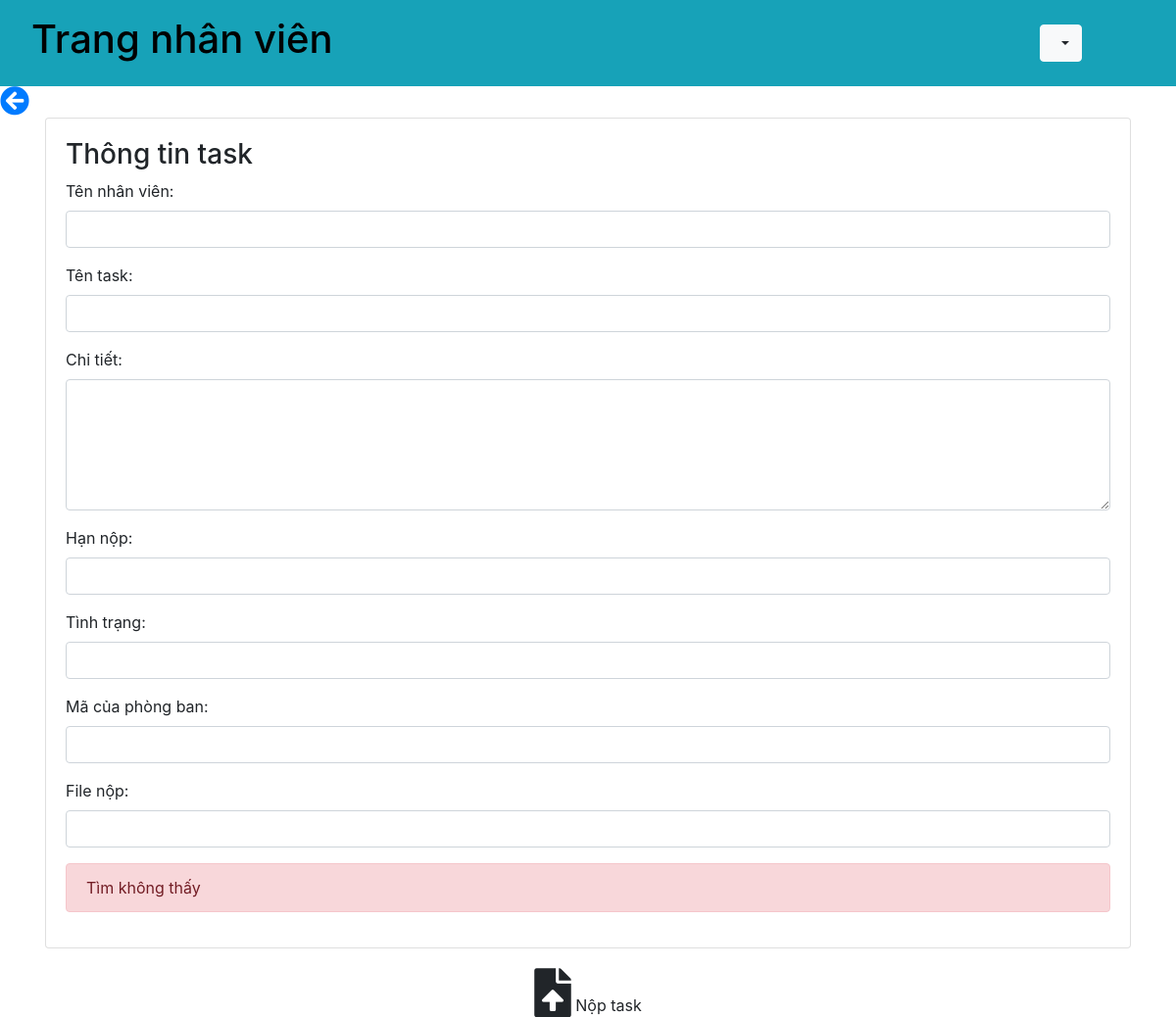
Before: /chiTietTask.php?tenTask=thiết kế giao diện web bán hàng with the older database file.
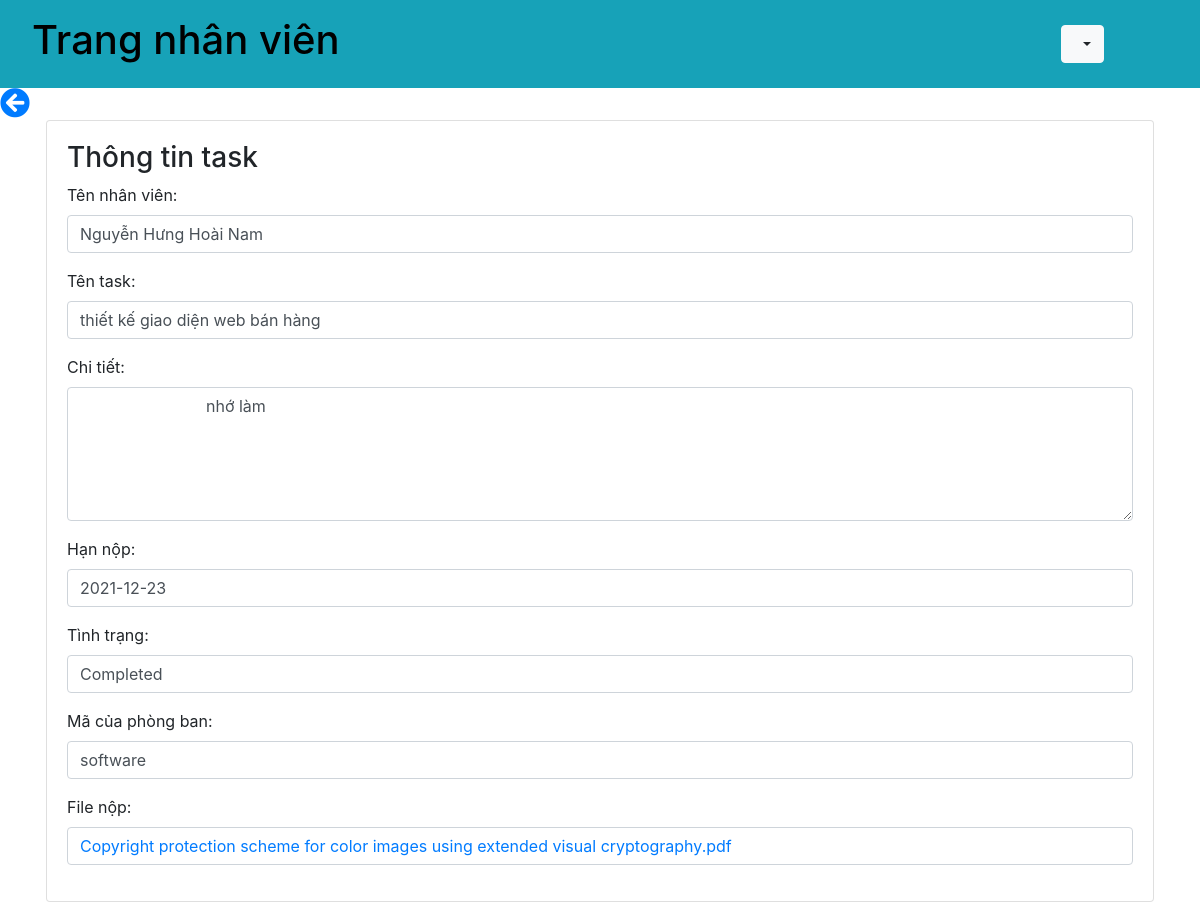
After: the same page with the newer database file.
### tables this page shows
CREATE TABLE `task` (
  `id` int(11) NOT NULL,
  `tenTask` varchar(100) NOT NULL,
  `descTask` varchar(100) NOT NULL,
  `nhanvien` varchar(100) NOT NULL,
  `maPB` varchar(50) NOT NULL,
  `deadline` date NOT NULL,
  `fileTask` varchar(100) NOT NULL,
  `status` varchar(100) NOT NULL,
  `quality` varchar(100) NOT NULL
);

### db.php (called while the page is built, shortened)
<?php
    function open_database(){
        $conn = mysqli_connect(host, username, password, db);
        return $conn;
    }
    function check_truong_phong($name, $maPB){
        $conn = open_database();
        $sql = "select * from nhanvien n, phongban p where n.name = p.truongphong and n.maPB = p.maPB and n.name = ? and n.maPb = ?";
        $stmt = $conn->prepare($sql);
        $stmt->bind_param('ss', $name, $maPB);
        if(!$stmt->execute()){
            return array('code'=>1, 'message'=>'cannot execute command');
        }
        $result = $stmt->get_result();
        if($result->num_rows == 0){
            return false;
        }
        return true;
    }
    function get_task_by_name($nameTask){
        $conn = open_database();
        $sql = "select * from task where tenTask = ?";
        $stmt = $conn->prepare($sql);
        $stmt->bind_param('s', $nameTask);
        if(!$stmt->execute()){
            return array('code'=>1, 'message'=>'cannot execute message');
        }
        $result = $stmt->get_result();
        $data = $result->fetch_assoc();
        if($result->num_rows == 0){
            return array('code' => 2, 'message' => 'Tìm không thấy');
        }
        return array('code' => 0, 'message' =>'', 'data' => $data);
    }
?>

### chiTietTask.php (the view, shortened to what this page needs)
<?php
require_once('db.php');
?>
<!DOCTYPE html>
<html lang="en">
<head>
    <link rel="stylesheet" href="https://maxcdn.bootstrapcdn.com/bootstrap/4.5.2/css/bootstrap.min.css">
    <link rel="stylesheet" href="https://use.fontawesome.com/releases/v5.15.4/css/all.css">
</head>
<body>
<nav class="navbar navbar-expand-sm bg-info justify-content-between">
    <div class="nav-item">
        <a href="index.php" style="text-decoration: none; color: black;"><h1 class="nav-link">Trang nhân viên</h1></a>
    </div>
    <div class="nav-item">
        <div class="dropdown">
            <button type="button" class="btn btn-light dropdown-toggle" data-toggle="dropdown">
            </button>
        </div>
    </div>
</nav>
<?php
$error = "";
$success = "";
$tenTask = $_GET['tenTask'];
$result1 = get_task_by_name($tenTask);
if($result1['code'] == 0){
    $data1 = $result1['data'];
}else{
    $error = $result1['message'];
}
?>
<?php
if(check_truong_phong($data['name'], $data['maPB']) == true){
    ?>
        <a style="text-decoreation: none;" href="api/truongphong.php"><i class="fas fa-arrow-circle-left"></i></a>
    <?php
}else{
    ?>
        <a style="text-decoreation: none;" href="index.php"><i class="fas fa-arrow-circle-left"></i></a>
    <?php
}
?>
<div class="container">
    <div class="d-flex justify-content-center">
        <div class="card">
            <div class="card-body">
                    <h3>Thông tin task</h3>
                    <div class="form-group">
                        <label>Tên nhân viên:</label>
                        <div class="form-control"><?=$data1['nhanvien']?></div>
                    </div>
                    <div class="form-group">
                        <label>Tên task:</label>
                        <div class="form-control"><?=$data1['tenTask']?></div>
                    </div>
                    <div class="form-group">
                        <label>Chi tiết:</label>
                        <textarea class="form-control" rows="5" cols="100">
                            <?=$data1['descTask']?>
                        </textarea>
                    </div>
                    <div class="form-group">
                        <label>Hạn nộp:</label>
                        <div class="form-control"><?=$data1['deadline']?></div>
                    </div>
                    <div class="form-group">
                        <label>Tình trạng:</label>
                        <div class="form-control"><?=$data1['status']?></div>
                    </div>
                    <div class="form-group">
                        <label>Mã của phòng ban:</label>
                        <div class="form-control"><?=$data1['maPB']?></div>
                    </div>
                    <div class="form-group">
                        <label>File nộp:</label>
                        <div class="form-control">
                            <?php
                                echo "<a href='".$data1['fileTask']."'>".str_replace('uploadTask/', '', $data1['fileTask'])."</a>";
                            ?>
                        </div>
                    </div>
                    <p id="errors" style="text-align: center; font-weight: bold; font-size:20px; color: red;">
                        <?php
                        if(!empty($error)){
                            echo "<div class='alert alert-danger'>$error</div>";
                        }else if(!empty($success)){
                            echo "<div class='alert alert-success'>$success</div>";
                        }
                        ?>
                    </p>
            </div>
        </div>
    </div>
</div>
    <?php
        if(check_truong_phong($data['name'], $data['maPB']) == true){
            $check_status_truong_phong = array("New", "Completed", "In Progress");
            if(!in_array($data1['status'], $check_status_truong_phong)){
                ?>
                <div class="wrap">
                    <div class="tinhchinh">
                    <button type="submit" name="duyet" onclick="update_name_for_duyet_task('<?=$data1['tenTask']?>')" data-toggle="modal" data-target="#confirm-quality" class="btn btn-success">Duyệt</button>
                    </div>
                    <div class="tinhchinh">
                        <form method="post">
                            <input type="hidden" name="tenTask" value="<?=$data1['tenTask']?>">
                            <button type="submit" name="reject" class="btn btn-danger">Từ chối</button>
                        </form>
                    </div>
                </div>
                <?php
            }
        }else{
            $check_status = array("New", "Wait", "Completed");
            if(!in_array($data1['status'], $check_status)){
                ?>
                    <div class="tinhchinh">
                        <span>
                            <i
                                onclick="update_name_for_nop_task('<?=$data1['tenTask']?>')"
                                class="fas fa-file-upload" style="cursor: pointer; font-size: 50px;"
                                class="fa fa-trash action" data-toggle="modal" data-target="#confirm-nop">
                            </i>
                        </span>
                        <span>Nộp task</span>
                    </div>
                <?php
            }
        }
    ?>
</body>
</html>

### chiTietTask.php (style rules this page uses)
.nav-item .dropdown { margin-right: 80px; }
.nav-item .dropdown-toggle { max-width: 100px; }
a i { font-size: 30px; }
.tinhchinh { margin-top: 20px; text-align: center; }

Changed rows visible on the page:
added task: nhanvien "Nguyễn Hưng Hoài Nam", tenTask "thiết kế giao diện web bán hàng", descTask "nhớ làm", deadline "2021-12-23", status "Completed", maPB "software", fileTask "Copyright protection scheme for color images using extended visual cryptography.pdf"
Other visible differences:
$error: "Tìm không thấy" → (not shown)
text no longer shown: "Nộp task"
